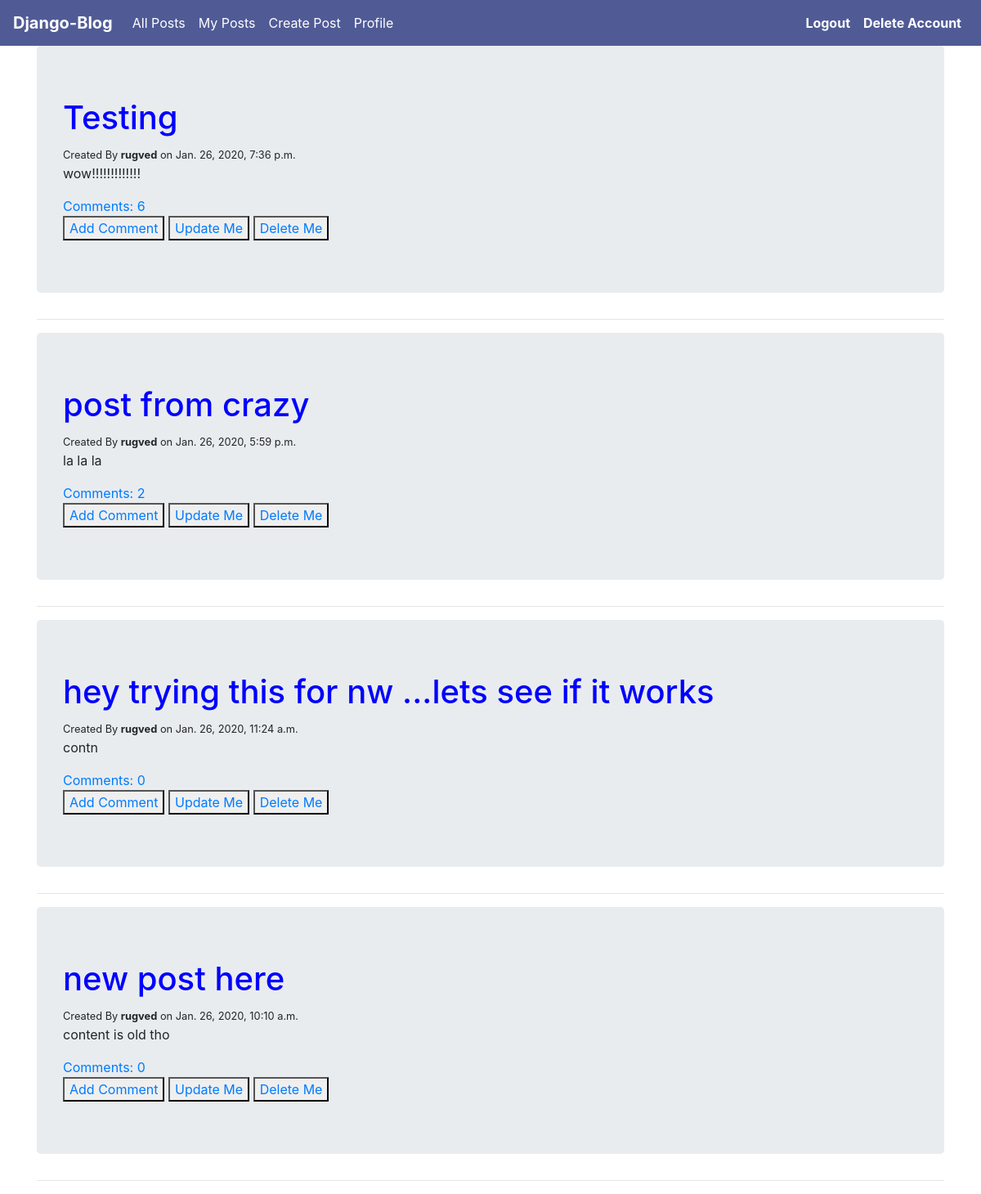
The page /blog/mypost/ (signed in) on the database its author committed.
### blog/models.py (models this page shows, shortened)
class Post(models.Model):
    title=models.CharField(max_length=100)
    content=models.TextField()
    date_posted=models.DateTimeField(default=timezone.now())
    author=models.ForeignKey(User,on_delete=models.CASCADE)

### blog/views.py (the view)
# urls.py: path('mypost/',mypost,name='name_blog_mypost'),
@login_required
def mypost(request):
    context={
        "posts":Post.objects.filter(author=request.user).order_by('-date_posted')
    }
    return render(request,'blog/mypost.html',context)

### blog/templates/blog/mypost.html
{% extends 'blog/base.html' %}
{% block content %}
    {% for p in posts %}
    <div class="jumbotron">
        <h1 style="color: blue;">{{p.title}}</h1>
        <small>Created By <strong>{{p.author}}</strong> on {{p.date_posted}}</small>
        <p>{{p.content}}</p>
        <a href="{% url 'name_blog_commentAdd' pk=p.pk %}">Comments: {{ p.comments.count }}</a><br>
        <button><a href="{% url 'name_blog_commentAdd' pk=p.pk %}">Add Comment</a></button>
        <button><a href="{% url 'name_blog_update' p.id %}">Update Me</a></button>
        <button><a href="{% url 'name_blog_delete' p.id %}">Delete Me</a></button>
    </div>
    <hr size="30">
    {% empty %}
    <br>
      <p>No post yet ?  <a href="{% url 'name_blog_createPost'%}">Create Post</a></p>
    {% endfor %}
{% endblock %}

### rows shown on the page
Post: title "Testing", author "rugved", date_posted "Jan. 26, 2020, 7:36 p.m.", content "wow!!!!!!!!!!!!!", comments.count "6"
Post: title "post from crazy", author "rugved", date_posted "Jan. 26, 2020, 5:59 p.m.", content "la la la", comments.count "2"
Post: title "hey trying this for nw ...lets see if it works", author "rugved", date_posted "Jan. 26, 2020, 11:24 a.m.", content "contn", comments.count "0"
Post: title "new post here", author "rugved", date_posted "Jan. 26, 2020, 10:10 a.m.", content "content is old tho", comments.count "0"
